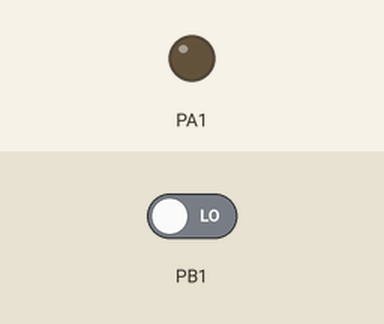
Recording of a program running on a simulated ATmega32, built with avr-gcc and emulated at 1.6 MHz. Parts: output pins drawn as LEDs (lit = HIGH). The inputs (shaded band) are chosen by the test bench; at power-on: PB1 LOW.

Above: at 1.2 s.
1.3 s: PB1 driven HIGH
At 2.8 s:
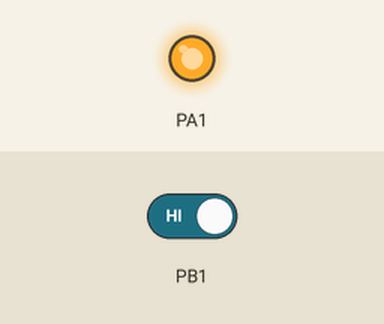
Timing chart, 0 to 4.3 s (numbered marks = the images above; inputs shaded):
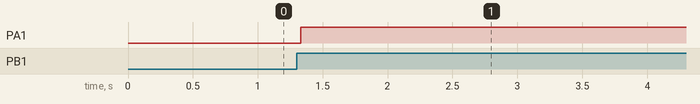

Measured:
- after the input at 1.3 s, PA1: LOW → HIGH at once

The program:

main.c
```c
/*
 * DIO_simple.c
 *
 * Created: 4/3/2020 11:11:18 AM
 * Author : Omar
 */
#define F_CPU 1600000
#include <avr/io.h>
#include <util/delay.h>
#include <bit_math.h>


int main(void)
{
	CLEAR_BIT(DDRB,0);
	SET_BIT(DDRA,1);
	//DDRB &=~(1<<0); //clear bit (input)
	//DDRA |=(1<<1); //set bit (output)
    while (1)
    {
	//if(((PINB>>1)&1) == 1){
		if((GET_BIT(PINB,1)) == 1){
		_delay_ms(30);
	//PORTA |=(1<<1);
	SET_BIT(PORTA,1);
	_delay_ms(100);
	}
	else{
	//PORTA &=~(1<<3);
	CLEAR_BIT(PORTA,3);
	_delay_ms(100);
	}
    }

}
```

bit_math.h
```c
/*
 * bit_math.h
 *
 * Created: 4/5/2020 9:10:36 PM
 *  Author: omar
 */


#ifndef BIT_MATH_H_

#define BIT_MATH_H_
#define GET_BIT(var,bit)    ((var>>bit)&1)
#define SET_BIT(var,bit)    (var |=(1<<bit))
#define CLEAR_BIT(var,bit)     (var &=~(1<<bit))
#define TOGGLE_BIT(var,bit)   (var^=(1<<bit))

#endif /* BIT_MATH_H_ */
```
